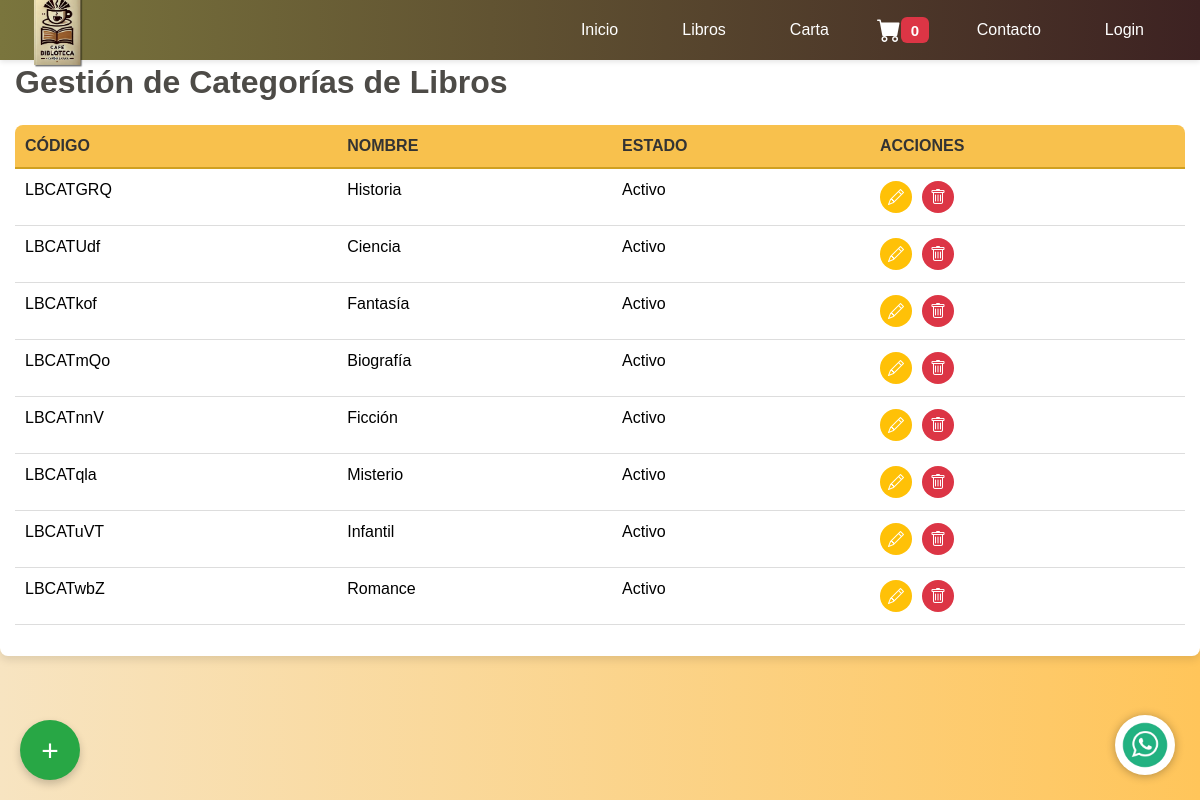
The page /categorias-libros/ on the database as committed earlier.
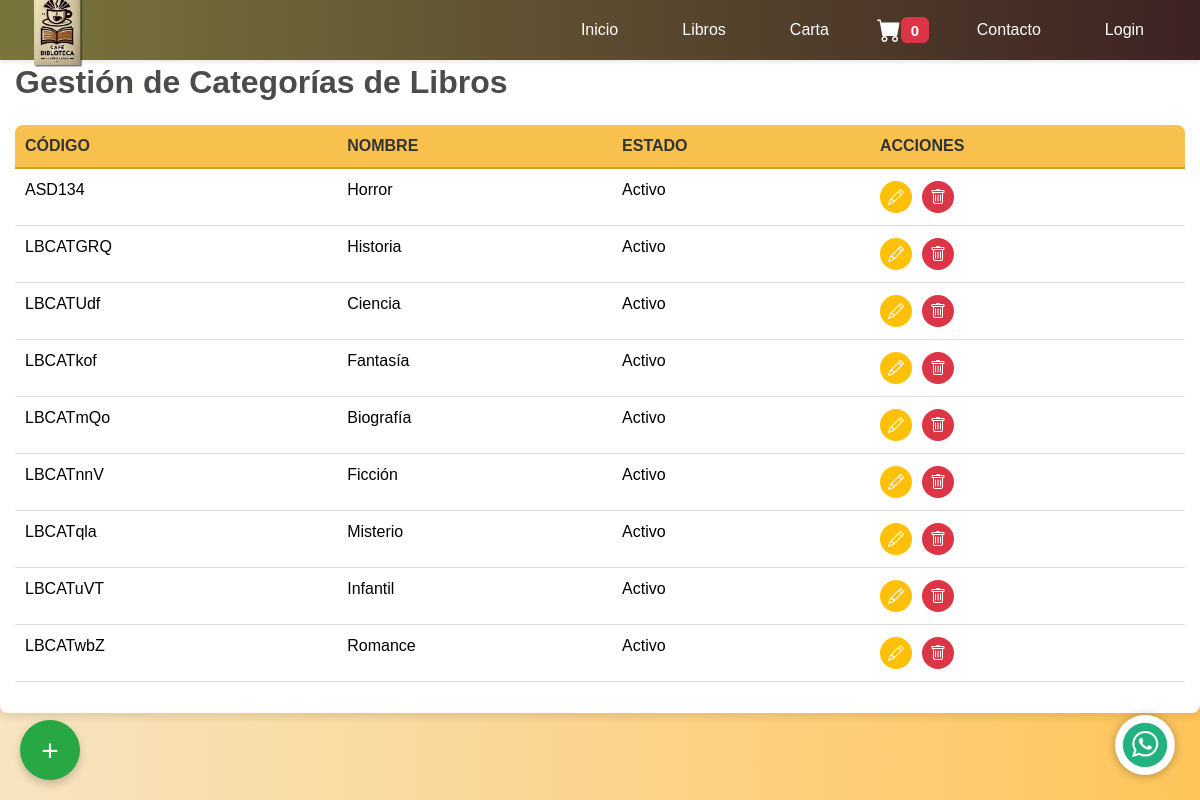
The same page on the database as committed later.
### webapp/models.py (models this page shows, shortened)
class LibroCategoria(models.Model):
    libxcatCodigo = models.CharField(max_length=7, primary_key=True)  # Código de la categoría
    libxcatNombre = models.CharField(max_length=150)  # Nombre de la categoría
    libxcatStatus = models.CharField(
        max_length=3,
        choices=[('ACT', 'Activo'), ('INA', 'Inactivo')],
        default='ACT'
    )

### webapp/views.py (the view)
# urls.py: path('categorias-libros/', webapp_views.gestionar_categorias_libros,
def gestionar_categorias_libros(request):
    categorias = LibroCategoria.objects.all().order_by('libxcatCodigo')
    return render(request, 'webapp/gestionar_categorias_libros.html', {'categorias': categorias})

### webapp/context_processors.py (called while the page is built)
def carrito_context(request):
    carrito = request.session.get('carrito', {})
    total_carrito = sum(item['precio'] * item['cantidad'] for item in carrito.values())
    cantidad_items = sum(item['cantidad'] for item in carrito.values())
    return {
        'carrito': carrito,
        'total_carrito': total_carrito,
        'cantidad_items': cantidad_items,
    }

### webapp/templates/webapp/gestionar_categorias_libros.html (shortened to what this page needs)
{% extends "cabezal.html" %}
{% block cargar_static %}
    {% load static %}
{% endblock %}
{% block css_archivos %}
    <link href="https://cdn.jsdelivr.net/npm/bootstrap-icons/font/bootstrap-icons.css" rel="stylesheet">
    <link rel="stylesheet" href="{% static 'webapp/css/styles_administrador_tablas.css' %}"/>
{% endblock %}
{% block contenido_pagina %}
    <div class="table-container mt-5">
        <h2>Gestión de Categorías de Libros</h2>
        <div class="table-responsive mt-4">
            <table class="table">
                <thead>
                <tr>
                    <th>Código</th>
                    <th>Nombre</th>
                    <th>Estado</th>
                    <th>Acciones</th>
                </tr>
                </thead>
                <tbody>
                {% for categoria in categorias %}
                    <tr>
                        <td>{{ categoria.libxcatCodigo }}</td>
                        <td>{{ categoria.libxcatNombre }}</td>
                        <td>{{ categoria.get_libxcatStatus_display }}</td>
                        <td>
                            <div class="action-buttons">
                                <a href="{% url 'editar_categoria_libros' categoria.libxcatCodigo %}"
                                   class="btn-warning">
                                    <i class="bi bi-pencil"></i>
                                </a>
                                <a href="{% url 'eliminar_categoria_libros' categoria.libxcatCodigo %}"
                                   class="btn-danger">
                                    <i class="bi bi-trash"></i>
                                </a>
                            </div>
                        </td>
                    </tr>
                {% endfor %}
                </tbody>
            </table>
        </div>
    </div>
    <a href="{% url 'crear_categoria_libros' %}" class="btn-flotante" title="Agregar Categoría">+</a>
{% endblock %}

Rows that differ between the two databases and show on the page:
added LibroCategoria: libxcatCodigo "ASD134", libxcatNombre "Horror", libxcatStatus "Activo"
